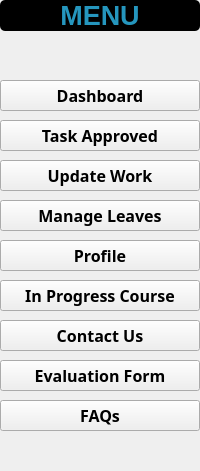
        <widget class="QWidget" name="LeftMenu" native="true">
         <property name="minimumSize">
          <size>
           <width>0</width>
           <height>0</height>
          </size>
         </property>
         <property name="maximumSize">
          <size>
           <width>200</width>
           <height>800</height>
          </size>
         </property>
         <property name="styleSheet">
          <string notr="true">#WriterProgressBtn:hover, #EvaluationBtn:hover, #WriterDashboardBtn:hover, #WordCountReport:hover, #TaskAssignedBtn:hover, #TaskApprovedBtn:hover, #TDLBtn:hover, #RegisterClientBtn:hover,    #ProfileBtn:hover, #PermanentReportBtn:hover, #PaymentBtn:hover, #ManageWordCountBtn:hover,    #ManageLeavesBtn:hover, #ManageExpensesBtn:hover, #InProgressBtn:hover,    #FAQsBtn:hover,   #DashboardBtn:hover,#ContactUsBtn:hover,#AssignTaskBtn:hover, #ClientTestimonialBtn:hover ,#ClientDetailsBtn:hover{
    background-color: white;
    text-align:center;
	margin-right: 5%;
    }
#ClientTestimonialBtn, #WriterProgressBtn, #EvaluationBtn, #WriterDashboardBtn, #WordCountReport, #TaskAssignedBtn, #TaskApprovedBtn, #TDLBtn, #RegisterClientBtn, #ProfileBtn, #PermanentReportBtn, #PaymentBtn,    #ManageWordCountBtn, #ManageLeavesBtn, #InProgressBtn, #FAQsBtn, #DashboardBtn,    #ContactUsBtn,    #ManageExpensesBtn, #ClientDetailsBtn,    #AssignTaskBtn{
    border-radius:5px;
    background-color:transparent;padding:5px;text-align:left;
    }
#ClientTestimonialBtn:focus,#EvaluationBtn:focus, #WriterProgressBtn:focus, #WriterDashboardBtn:focus, #WordCountReport:focus, #TaskAssignedBtn:focus, #TaskApprovedBtn:focus, #TDLBtn:focus, #RegisterClientBtn:focus, #ProfileBtn:focus, #PermanentReportBtn:focus, #PaymentBtn:focus,    #ManageWordCountBtn:focus, #ManageLeavesBtn:focus, #InProgressBtn:focus, #FAQsBtn:focus, #DashboardBtn:focus,    #ContactUsBtn:focus,    #ManageExpensesBtn:focus, #ClientDetailsBtn:focus,    #AssignTaskBtn:focus{
    border-top-left-radius:15px;
    border-top-right-radius:0px;
	border-bottom-left-radius: 0px;
    border-bottom-right-radius: 0px;
	background-color:white;
	padding:5px;
	text-align:right;
    }</string>
         </property>
         <layout class="QVBoxLayout" name="verticalLayout_2">
          <property name="spacing">
           <number>9</number>
          </property>
          <property name="leftMargin">
           <number>0</number>
          </property>
          <property name="topMargin">
           <number>0</number>
          </property>
          <property name="rightMargin">
           <number>0</number>
          </property>
          <property name="bottomMargin">
           <number>0</number>
          </property>
          <item>
           <widget class="QLabel" name="LabelForMenu">
            <property name="font">
             <font>
              <pointsize>20</pointsize>
              <weight>75</weight>
              <italic>false</italic>
              <bold>true</bold>
              <underline>false</underline>
              <strikeout>false</strikeout>
             </font>
            </property>
            <property name="styleSheet">
             <string notr="true">color:#2596be;
 background-color: black;
 border-radius:5px</string>
            </property>
            <property name="text">
             <string>MENU</string>
            </property>
            <property name="alignment">
             <set>Qt::AlignCenter</set>
            </property>
           </widget>
          </item>
          <item>
           <spacer name="verticalSpacer_17">
            <property name="orientation">
             <enum>Qt::Vertical</enum>
            </property>
            <property name="sizeHint" stdset="0">
             <size>
              <width>20</width>
              <height>40</height>
             </size>
            </property>
           </spacer>
          </item>
          <item>
           <widget class="QPushButton" name="WriterDashboardBtn">
            <property name="font">
             <font>
              <family>Malgun Gothic</family>
              <pointsize>12</pointsize>
              <weight>75</weight>
              <bold>true</bold>
             </font>
            </property>
            <property name="cursor">
             <cursorShape>PointingHandCursor</cursorShape>
            </property>
            <property name="styleSheet">
             <string notr="true">;</string>
            </property>
            <property name="text">
             <string>Dashboard</string>
            </property>
            <property name="icon">
             <iconset resource="../IconsResources.qrc">
              <normaloff>:/Icons/Icons/pen-tool.svg</normaloff>:/Icons/Icons/pen-tool.svg</iconset>
            </property>
           </widget>
          </item>
          <item>
           <widget class="QPushButton" name="TaskApprovedBtn">
            <property name="font">
             <font>
              <family>Malgun Gothic</family>
              <pointsize>12</pointsize>
              <weight>75</weight>
              <bold>true</bold>
             </font>
            </property>
            <property name="cursor">
             <cursorShape>PointingHandCursor</cursorShape>
            </property>
            <property name="styleSheet">
             <string notr="true"/>
            </property>
            <property name="text">
             <string>Task Approved</string>
            </property>
            <property name="icon">
             <iconset resource="../IconsResources.qrc">
              <normaloff>:/Icons/Icons/check-square.svg</normaloff>:/Icons/Icons/check-square.svg</iconset>
            </property>
           </widget>
          </item>
          <item>
           <widget class="QPushButton" name="WordCountReport">
            <property name="font">
             <font>
              <family>Malgun Gothic</family>
              <pointsize>12</pointsize>
              <weight>75</weight>
              <bold>true</bold>
             </font>
            </property>
            <property name="cursor">
             <cursorShape>PointingHandCursor</cursorShape>
            </property>
            <property name="styleSheet">
             <string notr="true"/>
            </property>
            <property name="text">
             <string>Update Work</string>
            </property>
            <property name="icon">
             <iconset resource="../IconsResources.qrc">
              <normaloff>:/Icons/Icons/check.svg</normaloff>:/Icons/Icons/check.svg</iconset>
            </property>
           </widget>
          </item>
          <item>
           <widget class="QPushButton" name="ManageLeavesBtn">
            <property name="font">
             <font>
              <family>Malgun Gothic</family>
              <pointsize>12</pointsize>
              <weight>75</weight>
              <bold>true</bold>
             </font>
            </property>
            <property name="cursor">
             <cursorShape>PointingHandCursor</cursorShape>
            </property>
            <property name="styleSheet">
             <string notr="true"/>
            </property>
            <property name="text">
             <string>Manage Leaves</string>
            </property>
            <property name="icon">
             <iconset resource="../IconsResources.qrc">
              <normaloff>:/Icons/Icons/activity.svg</normaloff>:/Icons/Icons/activity.svg</iconset>
            </property>
           </widget>
          </item>
          <item>
           <widget class="QPushButton" name="ProfileBtn">
            <property name="font">
             <font>
              <family>Malgun Gothic</family>
              <pointsize>12</pointsize>
              <weight>75</weight>
              <bold>true</bold>
             </font>
            </property>
            <property name="cursor">
             <cursorShape>PointingHandCursor</cursorShape>
            </property>
            <property name="styleSheet">
             <string notr="true"/>
            </property>
            <property name="text">
             <string>Profile</string>
            </property>
            <property name="icon">
             <iconset resource="../IconsResources.qrc">
              <normaloff>:/Icons/Icons/user.svg</normaloff>:/Icons/Icons/user.svg</iconset>
            </property>
           </widget>
          </item>
          <item>
           <widget class="QPushButton" name="InProgressBtn">
            <property name="font">
             <font>
              <family>Malgun Gothic</family>
              <pointsize>12</pointsize>
              <weight>75</weight>
              <bold>true</bold>
             </font>
            </property>
            <property name="cursor">
             <cursorShape>PointingHandCursor</cursorShape>
            </property>
            <property name="styleSheet">
             <string notr="true"/>
            </property>
            <property name="text">
             <string>In Progress Course</string>
            </property>
            <property name="icon">
             <iconset resource="../IconsResources.qrc">
              <normaloff>:/Icons/Icons/archive.svg</normaloff>:/Icons/Icons/archive.svg</iconset>
            </property>
           </widget>
          </item>
          <item>
           <widget class="QPushButton" name="ContactUsBtn">
            <property name="font">
             <font>
              <family>Malgun Gothic</family>
              <pointsize>12</pointsize>
              <weight>75</weight>
              <bold>true</bold>
             </font>
            </property>
            <property name="cursor">
             <cursorShape>PointingHandCursor</cursorShape>
            </property>
            <property name="styleSheet">
             <string notr="true"/>
            </property>
            <property name="text">
             <string>Contact Us</string>
            </property>
            <property name="icon">
             <iconset resource="../IconsResources.qrc">
              <normaloff>:/Icons/Icons/phone.svg</normaloff>:/Icons/Icons/phone.svg</iconset>
            </property>
           </widget>
          </item>
          <item>
           <widget class="QPushButton" name="EvaluationBtn">
            <property name="font">
             <font>
              <family>Malgun Gothic</family>
              <pointsize>12</pointsize>
              <weight>75</weight>
              <bold>true</bold>
             </font>
            </property>
            <property name="text">
             <string>Evaluation Form</string>
            </property>
            <property name="icon">
             <iconset resource="../IconsResources.qrc">
              <normaloff>:/Icons/Icons/sliders.svg</normaloff>:/Icons/Icons/sliders.svg</iconset>
            </property>
           </widget>
          </item>
          <item>
           <widget class="QPushButton" name="FAQsBtn">
            <property name="font">
             <font>
              <family>Malgun Gothic</family>
              <pointsize>12</pointsize>
              <weight>75</weight>
              <bold>true</bold>
             </font>
            </property>
            <property name="cursor">
             <cursorShape>PointingHandCursor</cursorShape>
            </property>
            <property name="styleSheet">
             <string notr="true"/>
            </property>
            <property name="text">
             <string>FAQs</string>
            </property>
            <property name="icon">
             <iconset resource="../IconsResources.qrc">
              <normaloff>:/Icons/Icons/codepen.svg</normaloff>:/Icons/Icons/codepen.svg</iconset>
            </property>
           </widget>
          </item>
          <item>
           <spacer name="verticalSpacer_16">
            <property name="orientation">
             <enum>Qt::Vertical</enum>
            </property>
            <property name="sizeHint" stdset="0">
             <size>
              <width>20</width>
              <height>40</height>
             </size>
            </property>
           </spacer>
          </item>
         </layout>
        </widget>
